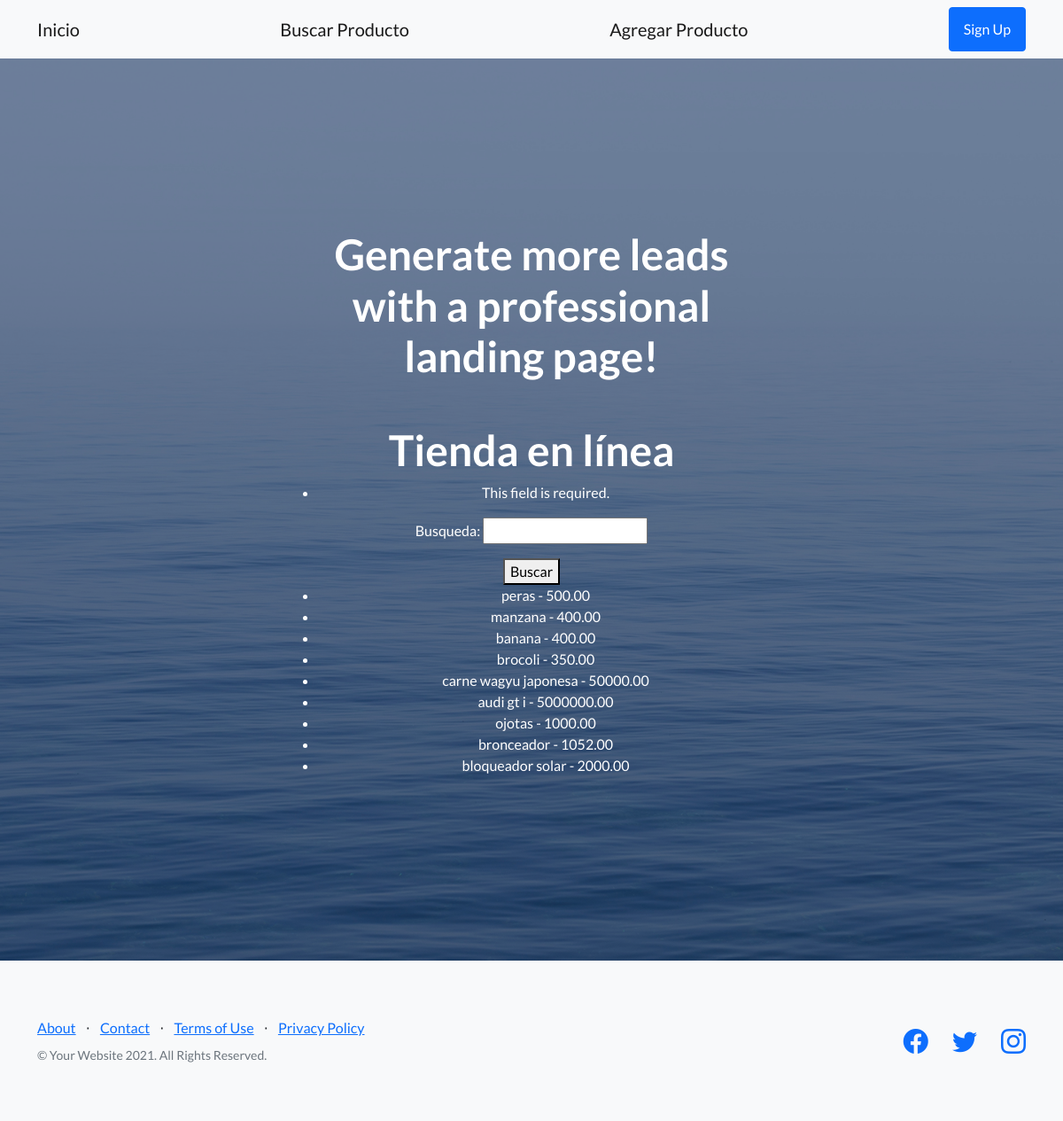
The page /buscar/ on the database its author committed.
### tienda/models.py (models this page shows, shortened)
class Producto(models.Model):
    nombre = models.CharField(max_length=100)
    descripcion = models.TextField()
    precio = models.DecimalField(max_digits=10, decimal_places=2)
    categoria = models.ForeignKey(Categoria, on_delete=models.CASCADE)

### tienda/views.py (the view)
# urls.py: path('buscar/', views.buscar, name='buscar'),
def buscar(request):
    form_busqueda = BusquedaForm(request.POST)
    if form_busqueda.is_valid():
        busqueda = form_busqueda.cleaned_data['busqueda']
        productos = Producto.objects.filter(nombre__icontains=busqueda)
    else:
        productos = Producto.objects.all()
    context = {'productos': productos, 'form_busqueda': form_busqueda}
    return render(request, 'inicio.html', context)

### tienda/forms.py
class BusquedaForm(forms.Form):
    busqueda = forms.CharField(max_length=100)

### tienda/templates/inicio.html (shortened to what this page needs)
{%extends "padre.html"%}
{% load static %}
{% block contenidoquecambia%}
<h1>Tienda en línea</h1>
<form method="post" action="{% url 'buscar' %}">
    {{ form_busqueda.as_p }}
    <button type="submit">Buscar</button>
</form>
<ul>
    {% for producto in productos %}
    <li>{{ producto.nombre }} - {{ producto.precio }}</li>
    {% endfor %}
</ul>
{%endblock%}

### tienda/static/css/sign-up.css (style rules this page uses)
body { background: #eee !important; }

### rows shown on the page
Producto: nombre "peras", precio "500.00"
Producto: nombre "manzana", precio "400.00"
Producto: nombre "banana", precio "400.00"
Producto: nombre "brocoli", precio "350.00"
Producto: nombre "carne wagyu japonesa", precio "50000.00"
Producto: nombre "audi gt i", precio "5000000.00"
Producto: nombre "ojotas", precio "1000.00"
Producto: nombre "bronceador", precio "1052.00"
Producto: nombre "bloqueador solar", precio "2000.00"
